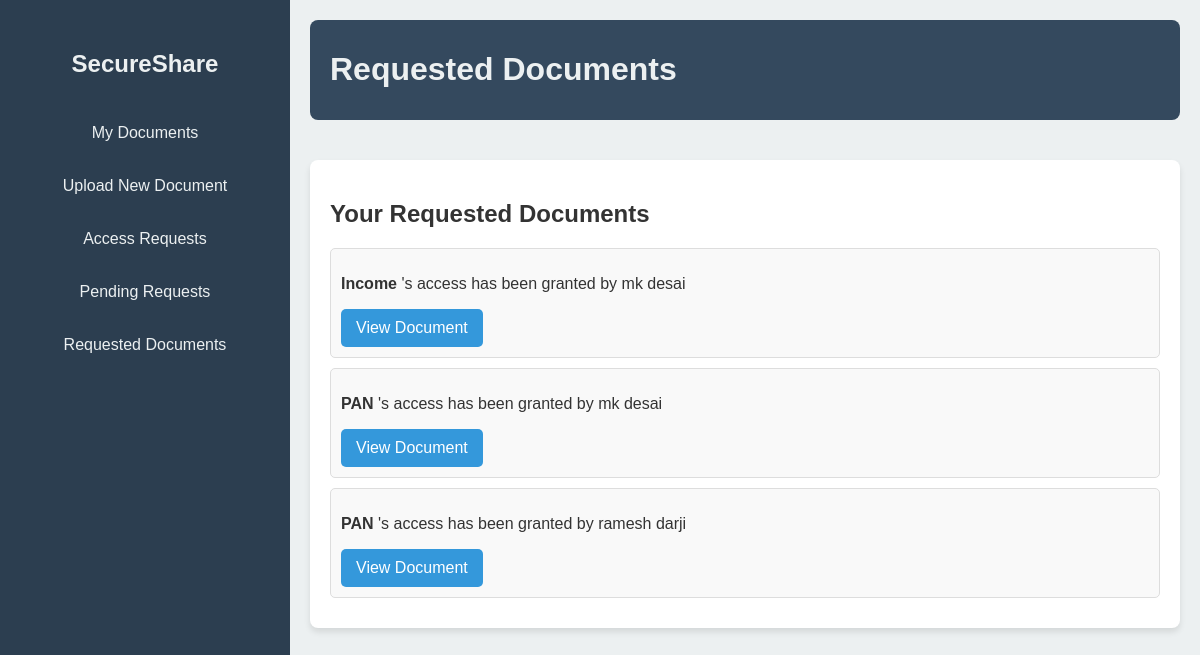
Page /requested-document/ (signed in) on the committed database.
### home/models.py (models this page shows, shortened)
class AccessRequest(models.Model):
    requested_by = models.ForeignKey(settings.AUTH_USER_MODEL, related_name='requests_made', on_delete=models.CASCADE)
    requested_for = models.ForeignKey(settings.AUTH_USER_MODEL, related_name='requests_received', on_delete=models.CASCADE)
    document_title = models.CharField(max_length=100)
    status = models.CharField(max_length=20, default='Pending')  # Status can be Pending, Approved, Denied
    request_date = models.DateTimeField(auto_now_add=True)

### authentication/models.py (models this page shows, shortened)
class CustomUser(AbstractBaseUser,PermissionsMixin):
  email = models.EmailField(unique=True)
  first_name = models.CharField(max_length=100)
  last_name = models.CharField(max_length=100)
  is_active = models.BooleanField(default=True)
  is_staff = models.BooleanField(default=False)
  secret_key = models.CharField(max_length=32, null=True, blank=True)
  USERNAME_FIELD = 'email'
  REQUIRED_FIELDS = ['first_name','last_name']
  objects = CustomUserManager()
  def get_full_name(self):
    return f"{self.first_name} {self.last_name}"

### home/views.py (the view)
# urls.py: path('requested-document/', home_views.requested_document, name='requested_document'),
@login_required
def requested_document(request):
    user = request.user
    requested_document = AccessRequest.objects.filter(requested_by=user, status='Approved')
    for req in requested_document:
      try:
        document = Document.objects.filter(title=req.document_title, user_id=req.requested_for).first()
        req.file_url = document.file_path.url  # Assuming `file_path` is a FileField
      except Document.DoesNotExist:
        req.file_url = None
    context = {
      'requested_document': requested_document
    }
    return render(request, 'home_templates/requested_document.html', context)

### templates/home_templates/requested_document.html (shortened to what this page needs)
<!DOCTYPE html>
<html lang="en">
<head>
</head>
<body>
  <div class="sidebar">
    <h2><a href="{% url 'dashboard' %}">SecureShare</a></h2>
    <ul>
      <li><a href="{% url 'view_all_documents' %}">My Documents</a></li>
      <li><a href="{% url 'upload_new_document' %}">Upload New Document</a></li>
      <li><a href="{% url 'access_request' %}">Access Requests</a></li>
      <li><a href="{% url 'pending_request' %}">Pending Requests</a></li>
      <li><a href="{% url 'requested_document' %}">Requested Documents</a></li>
    </ul>
  </div>
  <div class="main-content">
    <div class="header">
      <h1>Requested Documents</h1>
    </div>
    <div class="box">
      <h2>Your Requested Documents</h2>
      {% if requested_document %}
        {% for request in requested_document %}
          <div class="request-item">
            <p><strong>{{ request.document_title }}</strong> 's access has been granted by {{ request.requested_for.get_full_name }}</p>
            <a href="{{ request.file_url }}" class="view-btn" target="_blank">View Document</a>
          </div>
        {% endfor %}
      {% else %}
        <p>No documents have been shared with you.</p>
      {% endif %}
    </div>
  </div>
</body>
</html>

### templates/home_templates/requested_document.html (style rules this page uses)
:root { --primary-color: #3498db; --secondary-color: #2c3e50; --background-color: #ecf0f1; --text-color: #333; --light-text-color: #ecf0f1; --hover-color: #2980b9; --header-color: #34495e; }
body { font-family: 'Arial', sans-serif; background-color: var(--background-color); margin: 0; padding: 0; display: flex; min-height: 100vh; color: var(--text-color); }
.sidebar { width: 250px; background-color: var(--secondary-color); color: var(--light-text-color); padding: 20px; display: flex; flex-direction: column; align-items: center; }
.sidebar h2 { margin-bottom: 10px; font-size: 1.5em; color: var(--light-text-color); }
.sidebar ul { list-style-type: none; padding: 0; width: 100%; }
.sidebar li { margin-bottom: 15px; }
.sidebar a { color: var(--light-text-color); text-decoration: none; display: block; padding: 10px; border-radius: 8px; text-align: center; }
.main-content { flex-grow: 1; padding: 20px; display: flex; flex-direction: column; gap: 20px; }
.header { display: flex; justify-content: space-between; align-items: center; margin-bottom: 20px; background-color: var(--header-color); color: var(--light-text-color); padding: 10px 20px; border-radius: 8px; }
.box { background-color: #fff; padding: 20px; border-radius: 8px; box-shadow: 0 4px 6px rgba(0, 0, 0, 0.1); }
.request-item { background-color: #f9f9f9; padding: 10px; margin-bottom: 10px; border-radius: 5px; border: 1px solid #ddd; }
.view-btn { display: inline-block; padding: 10px 15px; background-color: var(--primary-color); color: white; text-decoration: none; border-radius: 5px; transition: background-color 0.3s; }

### rows in the picture
AccessRequest: document_title "Income", requested_for.get_full_name "mk desai"
AccessRequest: document_title "PAN", requested_for.get_full_name "mk desai"
AccessRequest: document_title "PAN", requested_for.get_full_name "ramesh darji"
